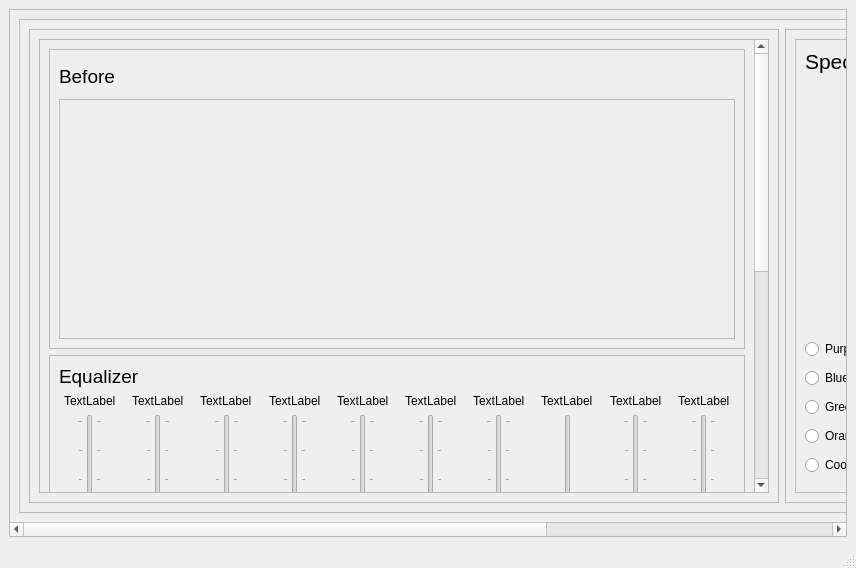
<?xml version="1.0" encoding="UTF-8"?>
<ui version="4.0">
 <class>MainWindow</class>
 <widget class="QMainWindow" name="MainWindow">
  <property name="geometry">
   <rect>
    <x>0</x>
    <y>0</y>
    <width>856</width>
    <height>568</height>
   </rect>
  </property>
  <property name="windowTitle">
   <string>MainWindow</string>
  </property>
  <widget class="QWidget" name="centralwidget">
   <layout class="QVBoxLayout" name="verticalLayout">
    <item>
     <widget class="QScrollArea" name="scrollArea">
      <property name="widgetResizable">
       <bool>true</bool>
      </property>
      <widget class="QWidget" name="scrollAreaWidgetContents">
       <property name="geometry">
        <rect>
         <x>-458</x>
         <y>0</y>
         <width>1294</width>
         <height>490</height>
        </rect>
       </property>
       <layout class="QVBoxLayout" name="verticalLayout_2">
        <item>
         <widget class="QFrame" name="frame">
          <property name="frameShape">
           <enum>QFrame::StyledPanel</enum>
          </property>
          <property name="frameShadow">
           <enum>QFrame::Raised</enum>
          </property>
          <layout class="QHBoxLayout" name="horizontalLayout">
           <item>
            <widget class="QFrame" name="frame_2">
             <property name="minimumSize">
              <size>
               <width>750</width>
               <height>0</height>
              </size>
             </property>
             <property name="frameShape">
              <enum>QFrame::StyledPanel</enum>
             </property>
             <property name="frameShadow">
              <enum>QFrame::Raised</enum>
             </property>
             <layout class="QVBoxLayout" name="verticalLayout_3">
              <item>
               <widget class="QScrollArea" name="scrollArea_2">
                <property name="widgetResizable">
                 <bool>true</bool>
                </property>
                <widget class="QWidget" name="scrollAreaWidgetContents_5">
                 <property name="geometry">
                  <rect>
                   <x>0</x>
                   <y>0</y>
                   <width>711</width>
                   <height>880</height>
                  </rect>
                 </property>
                 <layout class="QVBoxLayout" name="verticalLayout_4">
                  <item>
                   <widget class="QFrame" name="frame_9">
                    <property name="minimumSize">
                     <size>
                      <width>0</width>
                      <height>300</height>
                     </size>
                    </property>
                    <property name="frameShape">
                     <enum>QFrame::StyledPanel</enum>
                    </property>
                    <property name="frameShadow">
                     <enum>QFrame::Raised</enum>
                    </property>
                    <layout class="QVBoxLayout" name="verticalLayout_18">
                     <item>
                      <widget class="QLabel" name="label_7">
                       <property name="minimumSize">
                        <size>
                         <width>0</width>
                         <height>11</height>
                        </size>
                       </property>
                       <property name="font">
                        <font>
                         <pointsize>14</pointsize>
                        </font>
                       </property>
                       <property name="text">
                        <string>Before</string>
                       </property>
                      </widget>
                     </item>
                     <item>
                      <widget class="QFrame" name="frame_10">
                       <property name="minimumSize">
                        <size>
                         <width>0</width>
                         <height>240</height>
                        </size>
                       </property>
                       <property name="frameShape">
                        <enum>QFrame::StyledPanel</enum>
                       </property>
                       <property name="frameShadow">
                        <enum>QFrame::Raised</enum>
                       </property>
                      </widget>
                     </item>
                    </layout>
                   </widget>
                  </item>
                  <item>
                   <widget class="QFrame" name="frame_5">
                    <property name="minimumSize">
                     <size>
                      <width>0</width>
                      <height>250</height>
                     </size>
                    </property>
                    <property name="frameShape">
                     <enum>QFrame::StyledPanel</enum>
                    </property>
                    <property name="frameShadow">
                     <enum>QFrame::Raised</enum>
                    </property>
                    <layout class="QVBoxLayout" name="verticalLayout_19">
                     <item>
                      <widget class="QLabel" name="label_2">
                       <property name="font">
                        <font>
                         <pointsize>14</pointsize>
                        </font>
                       </property>
                       <property name="text">
                        <string>Equalizer</string>
                       </property>
                      </widget>
                     </item>
                     <item>
                      <layout class="QHBoxLayout" name="horizontalLayout_2">
                       <item>
                        <layout class="QVBoxLayout" name="verticalLayout_8">
                         <item alignment="Qt::AlignHCenter">
                          <widget class="QLabel" name="gain1">
                           <property name="text">
                            <string>TextLabel</string>
                           </property>
                          </widget>
                         </item>
                         <item alignment="Qt::AlignHCenter">
                          <widget class="QSlider" name="eq_Slider_1">
                           <property name="maximum">
                            <number>5</number>
                           </property>
                           <property name="value">
                            <number>1</number>
                           </property>
                           <property name="orientation">
                            <enum>Qt::Vertical</enum>
                           </property>
                           <property name="tickPosition">
                            <enum>QSlider::TicksBothSides</enum>
                           </property>
                           <property name="tickInterval">
                            <number>1</number>
                           </property>
                          </widget>
                         </item>
                         <item alignment="Qt::AlignHCenter">
                          <widget class="QLabel" name="freq_range1">
                           <property name="text">
                            <string>1st Band</string>
                           </property>
                          </widget>
                         </item>
                        </layout>
                       </item>
                       <item>
                        <layout class="QVBoxLayout" name="verticalLayout_12">
                         <item alignment="Qt::AlignHCenter">
                          <widget class="QLabel" name="gain2">
                           <property name="text">
                            <string>TextLabel</string>
                           </property>
                          </widget>
                         </item>
                         <item alignment="Qt::AlignHCenter">
                          <widget class="QSlider" name="eq_Slider_2">
                           <property name="maximum">
                            <number>5</number>
                           </property>
                           <property name="value">
                            <number>1</number>
                           </property>
                           <property name="orientation">
                            <enum>Qt::Vertical</enum>
                           </property>
                           <property name="tickPosition">
                            <enum>QSlider::TicksBothSides</enum>
                           </property>
                           <property name="tickInterval">
                            <number>1</number>
                           </property>
                          </widget>
                         </item>
                         <item alignment="Qt::AlignHCenter">
                          <widget class="QLabel" name="freq_range2">
                           <property name="text">
                            <string>2nd Band</string>
                           </property>
                          </widget>
                         </item>
                        </layout>
                       </item>
                       <item>
                        <layout class="QVBoxLayout" name="verticalLayout_10">
                         <item alignment="Qt::AlignHCenter">
                          <widget class="QLabel" name="gain3">
                           <property name="text">
                            <string>TextLabel</string>
                           </property>
                          </widget>
                         </item>
                         <item alignment="Qt::AlignHCenter">
                          <widget class="QSlider" name="eq_Slider_3">
                           <property name="maximum">
                            <number>5</number>
                           </property>
                           <property name="value">
                            <number>1</number>
                           </property>
                           <property name="orientation">
                            <enum>Qt::Vertical</enum>
                           </property>
                           <property name="tickPosition">
                            <enum>QSlider::TicksBothSides</enum>
                           </property>
                           <property name="tickInterval">
                            <number>1</number>
                           </property>
                          </widget>
                         </item>
                         <item alignment="Qt::AlignHCenter">
                          <widget class="QLabel" name="freq_range3">
                           <property name="text">
                            <string>3rd Band</string>
                           </property>
                          </widget>
                         </item>
                        </layout>
                       </item>
                       <item>
                        <layout class="QVBoxLayout" name="verticalLayout_13">
                         <item alignment="Qt::AlignHCenter">
                          <widget class="QLabel" name="gain4">
                           <property name="text">
                            <string>TextLabel</string>
                           </property>
                          </widget>
                         </item>
                         <item alignment="Qt::AlignHCenter">
                          <widget class="QSlider" name="eq_Slider_4">
                           <property name="maximum">
                            <number>5</number>
                           </property>
                           <property name="value">
                            <number>1</number>
                           </property>
                           <property name="orientation">
                            <enum>Qt::Vertical</enum>
                           </property>
                           <property name="tickPosition">
                            <enum>QSlider::TicksBothSides</enum>
                           </property>
                           <property name="tickInterval">
                            <number>1</number>
                           </property>
                          </widget>
                         </item>
                         <item alignment="Qt::AlignHCenter">
                          <widget class="QLabel" name="freq_range4">
                           <property name="text">
                            <string>4th Band</string>
                           </property>
                          </widget>
                         </item>
                        </layout>
                       </item>
                       <item>
                        <layout class="QVBoxLayout" name="verticalLayout_15">
                         <item alignment="Qt::AlignHCenter">
                          <widget class="QLabel" name="gain5">
                           <property name="text">
                            <string>TextLabel</string>
                           </property>
                          </widget>
                         </item>
                         <item alignment="Qt::AlignHCenter">
                          <widget class="QSlider" name="eq_Slider_5">
                           <property name="maximum">
                            <number>5</number>
                           </property>
                           <property name="value">
                            <number>1</number>
                           </property>
                           <property name="orientation">
                            <enum>Qt::Vertical</enum>
                           </property>
                           <property name="tickPosition">
                            <enum>QSlider::TicksBothSides</enum>
                           </property>
                           <property name="tickInterval">
                            <number>1</number>
                           </property>
                          </widget>
                         </item>
                         <item alignment="Qt::AlignHCenter">
                          <widget class="QLabel" name="freq_range5">
                           <property name="text">
                            <string>5th Band</string>
                           </property>
                          </widget>
                         </item>
                        </layout>
                       </item>
                       <item>
                        <layout class="QVBoxLayout" name="verticalLayout_16">
                         <item alignment="Qt::AlignHCenter">
                          <widget class="QLabel" name="gain6">
                           <property name="text">
                            <string>TextLabel</string>
                           </property>
                          </widget>
                         </item>
                         <item alignment="Qt::AlignHCenter">
                          <widget class="QSlider" name="eq_Slider_6">
                           <property name="maximum">
                            <number>5</number>
                           </property>
                           <property name="value">
                            <number>1</number>
                           </property>
                           <property name="orientation">
                            <enum>Qt::Vertical</enum>
                           </property>
                           <property name="tickPosition">
                            <enum>QSlider::TicksBothSides</enum>
                           </property>
                           <property name="tickInterval">
                            <number>1</number>
                           </property>
                          </widget>
                         </item>
                         <item alignment="Qt::AlignHCenter">
                          <widget class="QLabel" name="freq_range6">
                           <property name="text">
                            <string>6th Band</string>
                           </property>
                          </widget>
                         </item>
                        </layout>
                       </item>
                       <item>
                        <layout class="QVBoxLayout" name="verticalLayout_14">
                         <item alignment="Qt::AlignHCenter">
                          <widget class="QLabel" name="gain7">
                           <property name="text">
                            <string>TextLabel</string>
                           </property>
                          </widget>
                         </item>
                         <item alignment="Qt::AlignHCenter">
                          <widget class="QSlider" name="eq_Slider_7">
                           <property name="maximum">
                            <number>5</number>
                           </property>
                           <property name="value">
                            <number>1</number>
                           </property>
                           <property name="orientation">
                            <enum>Qt::Vertical</enum>
                           </property>
                           <property name="tickPosition">
                            <enum>QSlider::TicksBothSides</enum>
                           </property>
                           <property name="tickInterval">
                            <number>1</number>
                           </property>
                          </widget>
                         </item>
                         <item alignment="Qt::AlignHCenter">
                          <widget class="QLabel" name="freq_range7">
                           <property name="text">
                            <string>7th Band</string>
                           </property>
                          </widget>
                         </item>
                        </layout>
                       </item>
                       <item>
                        <layout class="QVBoxLayout" name="verticalLayout_11">
                         <item alignment="Qt::AlignHCenter">
                          <widget class="QLabel" name="gain8">
                           <property name="text">
                            <string>TextLabel</string>
                           </property>
                          </widget>
                         </item>
                         <item alignment="Qt::AlignHCenter">
                          <widget class="QSlider" name="eq_Slider_8">
                           <property name="maximum">
                            <number>5</number>
                           </property>
                           <property name="value">
                            <number>1</number>
                           </property>
                           <property name="orientation">
                            <enum>Qt::Vertical</enum>
                           </property>
                           <property name="tickInterval">
                            <number>1</number>
                           </property>
                          </widget>
                         </item>
                         <item alignment="Qt::AlignHCenter">
                          <widget class="QLabel" name="freq_range8">
                           <property name="text">
                            <string>8th Band</string>
                           </property>
                          </widget>
                         </item>
                        </layout>
                       </item>
                       <item>
                        <layout class="QVBoxLayout" name="verticalLayout_9">
                         <item alignment="Qt::AlignHCenter">
                          <widget class="QLabel" name="gain9">
                           <property name="text">
                            <string>TextLabel</string>
                           </property>
                          </widget>
                         </item>
                         <item alignment="Qt::AlignHCenter">
                          <widget class="QSlider" name="eq_Slider_9">
                           <property name="maximum">
                            <number>5</number>
                           </property>
                           <property name="value">
                            <number>1</number>
                           </property>
                           <property name="orientation">
                            <enum>Qt::Vertical</enum>
                           </property>
                           <property name="tickPosition">
                            <enum>QSlider::TicksBothSides</enum>
                           </property>
                           <property name="tickInterval">
                            <number>1</number>
                           </property>
                          </widget>
                         </item>
                         <item alignment="Qt::AlignHCenter">
                          <widget class="QLabel" name="freq_range9">
                           <property name="text">
                            <string>9th Band</string>
                           </property>
                          </widget>
                         </item>
                        </layout>
                       </item>
                       <item>
                        <layout class="QVBoxLayout" name="verticalLayout_5">
                         <item alignment="Qt::AlignHCenter">
                          <widget class="QLabel" name="gain10">
                           <property name="text">
                            <string>TextLabel</string>
                           </property>
                          </widget>
                         </item>
                         <item alignment="Qt::AlignHCenter">
                          <widget class="QSlider" name="eq_Slider_10">
                           <property name="maximum">
                            <number>5</number>
                           </property>
                           <property name="value">
                            <number>1</number>
                           </property>
                           <property name="orientation">
                            <enum>Qt::Vertical</enum>
                           </property>
                           <property name="tickPosition">
                            <enum>QSlider::TicksBothSides</enum>
                           </property>
                           <property name="tickInterval">
                            <number>1</number>
                           </property>
                          </widget>
                         </item>
                         <item alignment="Qt::AlignHCenter">
                          <widget class="QLabel" name="freq_range10">
                           <property name="text">
                            <string>10th Band</string>
                           </property>
                          </widget>
                         </item>
                        </layout>
                       </item>
                      </layout>
                     </item>
                    </layout>
                   </widget>
                  </item>
                  <item>
                   <widget class="QFrame" name="frame_6">
                    <property name="minimumSize">
                     <size>
                      <width>0</width>
                      <height>300</height>
                     </size>
                    </property>
                    <property name="frameShape">
                     <enum>QFrame::StyledPanel</enum>
                    </property>
                    <property name="frameShadow">
                     <enum>QFrame::Raised</enum>
                    </property>
                    <layout class="QVBoxLayout" name="verticalLayout_17">
                     <item>
                      <widget class="QLabel" name="label_4">
                       <property name="minimumSize">
                        <size>
                         <width>0</width>
                         <height>11</height>
                        </size>
                       </property>
                       <property name="font">
                        <font>
                         <pointsize>14</pointsize>
                        </font>
                       </property>
                       <property name="text">
                        <string>After</string>
                       </property>
                      </widget>
                     </item>
                     <item>
                      <widget class="QFrame" name="frame_7">
                       <property name="minimumSize">
                        <size>
                         <width>0</width>
                         <height>240</height>
                        </size>
                       </property>
                       <property name="frameShape">
                        <enum>QFrame::StyledPanel</enum>
                       </property>
                       <property name="frameShadow">
                        <enum>QFrame::Raised</enum>
                       </property>
                      </widget>
                     </item>
                    </layout>
                   </widget>
                  </item>
                 </layout>
                </widget>
               </widget>
              </item>
             </layout>
            </widget>
           </item>
           <item>
            <widget class="QFrame" name="frame_3">
             <property name="minimumSize">
              <size>
               <width>500</width>
               <height>0</height>
              </size>
             </property>
             <property name="frameShape">
              <enum>QFrame::StyledPanel</enum>
             </property>
             <property name="frameShadow">
              <enum>QFrame::Raised</enum>
             </property>
             <layout class="QVBoxLayout" name="verticalLayout_23">
              <item>
               <widget class="QScrollArea" name="scrollArea_3">
                <property name="widgetResizable">
                 <bool>true</bool>
                </property>
                <widget class="QWidget" name="scrollAreaWidgetContents_6">
                 <property name="geometry">
                  <rect>
                   <x>0</x>
                   <y>0</y>
                   <width>478</width>
                   <height>430</height>
                  </rect>
                 </property>
                 <layout class="QVBoxLayout" name="verticalLayout_22">
                  <item>
                   <widget class="QLabel" name="label_3">
                    <property name="minimumSize">
                     <size>
                      <width>0</width>
                      <height>10</height>
                     </size>
                    </property>
                    <property name="font">
                     <font>
                      <pointsize>16</pointsize>
                     </font>
                    </property>
                    <property name="text">
                     <string>Spectrogram</string>
                    </property>
                   </widget>
                  </item>
                  <item>
                   <widget class="QWidget" name="widget" native="true">
                    <property name="minimumSize">
                     <size>
                      <width>0</width>
                      <height>250</height>
                     </size>
                    </property>
                   </widget>
                  </item>
                  <item>
                   <layout class="QHBoxLayout" name="horizontalLayout_4">
                    <item>
                     <layout class="QVBoxLayout" name="verticalLayout_21">
                      <item>
                       <widget class="QRadioButton" name="radioButton1">
                        <property name="text">
                         <string>Purples</string>
                        </property>
                       </widget>
                      </item>
                      <item>
                       <widget class="QRadioButton" name="radioButton2">
                        <property name="text">
                         <string>Blues</string>
                        </property>
                       </widget>
                      </item>
                      <item>
                       <widget class="QRadioButton" name="radioButton3">
                        <property name="text">
                         <string>Greens</string>
                        </property>
                       </widget>
                      </item>
                      <item>
                       <widget class="QRadioButton" name="radioButton4">
                        <property name="text">
                         <string>Oranges</string>
                        </property>
                       </widget>
                      </item>
                      <item>
                       <widget class="QRadioButton" name="radioButton5">
                        <property name="text">
                         <string>Cool</string>
                        </property>
                       </widget>
                      </item>
                     </layout>
                    </item>
                    <item>
                     <layout class="QVBoxLayout" name="verticalLayout_24">
                      <item alignment="Qt::AlignHCenter">
                       <widget class="QLabel" name="spec_min_freq">
                        <property name="text">
                         <string>TextLabel</string>
                        </property>
                       </widget>
                      </item>
                      <item alignment="Qt::AlignHCenter">
                       <widget class="QSlider" name="specSlider1">
                        <property name="maximum">
                         <number>10000</number>
                        </property>
                        <property name="singleStep">
                         <number>1000</number>
                        </property>
                        <property name="pageStep">
                         <number>1000</number>
                        </property>
                        <property name="value">
                         <number>0</number>
                        </property>
                        <property name="orientation">
                         <enum>Qt::Vertical</enum>
                        </property>
                        <property name="tickPosition">
                         <enum>QSlider::TicksBothSides</enum>
                        </property>
                        <property name="tickInterval">
                         <number>0</number>
                        </property>
                       </widget>
                      </item>
                      <item alignment="Qt::AlignHCenter">
                       <widget class="QLabel" name="specLabel1">
                        <property name="text">
                         <string>Minimum Frequency</string>
                        </property>
                       </widget>
                      </item>
                     </layout>
                    </item>
                    <item>
                     <layout class="QVBoxLayout" name="verticalLayout_25">
                      <item alignment="Qt::AlignHCenter">
                       <widget class="QLabel" name="spec_max_freq">
                        <property name="text">
                         <string>TextLabel</string>
                        </property>
                       </widget>
                      </item>
                      <item alignment="Qt::AlignHCenter">
                       <widget class="QSlider" name="specSlider2">
                        <property name="minimum">
                         <number>20000</number>
                        </property>
                        <property name="maximum">
                         <number>30000</number>
                        </property>
                        <property name="singleStep">
                         <number>1000</number>
                        </property>
                        <property name="pageStep">
                         <number>1000</number>
                        </property>
                        <property name="value">
                         <number>20000</number>
                        </property>
                        <property name="tracking">
                         <bool>true</bool>
                        </property>
                        <property name="orientation">
                         <enum>Qt::Vertical</enum>
                        </property>
                        <property name="invertedAppearance">
                         <bool>false</bool>
                        </property>
                        <property name="invertedControls">
                         <bool>false</bool>
                        </property>
                        <property name="tickPosition">
                         <enum>QSlider::TicksBothSides</enum>
                        </property>
                       </widget>
                      </item>
                      <item alignment="Qt::AlignHCenter">
                       <widget class="QLabel" name="specLabel2">
                        <property name="text">
                         <string>Maximum Frequency</string>
                        </property>
                       </widget>
                      </item>
                     </layout>
                    </item>
                   </layout>
                  </item>
                 </layout>
                </widget>
               </widget>
              </item>
             </layout>
            </widget>
           </item>
          </layout>
         </widget>
        </item>
       </layout>
      </widget>
     </widget>
    </item>
   </layout>
  </widget>
  <widget class="QMenuBar" name="menubar">
   <property name="geometry">
    <rect>
     <x>0</x>
     <y>0</y>
     <width>856</width>
     <height>21</height>
    </rect>
   </property>
  </widget>
  <widget class="QStatusBar" name="statusbar"/>
 </widget>
 <resources/>
 <connections/>
</ui>
